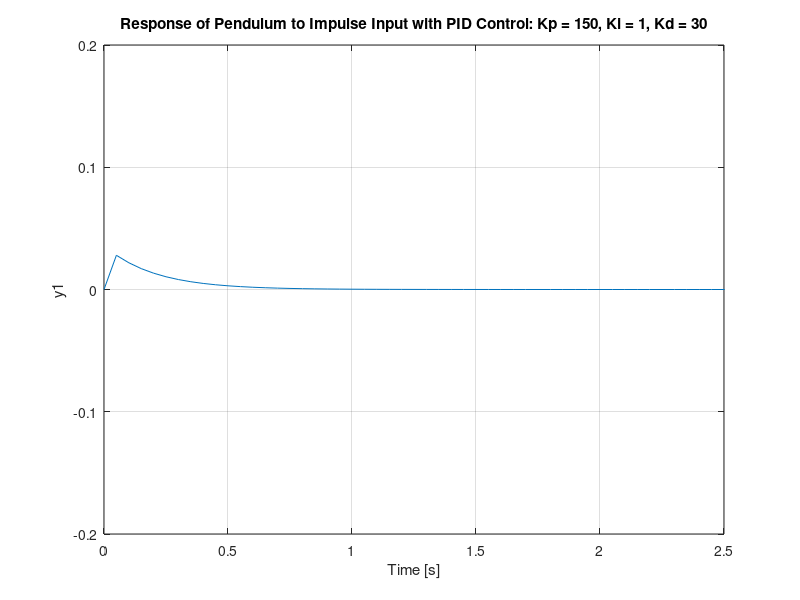

MATLAB code for this plot:
M = 0.5;
m = 0.2;
b = 0.1;
I = 0.006;
l = 0.3;
g = 9.8;
q = (I+m*l*l)*(M+m) - (m*l)^2;

s = tf('s');

P_pend = ((m*l*s^2)/q)/(s^4 + (b*(I+m*l*l)*s^3)/q - ((M+m)*m*g*l*s^2)/q - b*m*g*l*s/q);

Kp = 150;
Ki = 1;
Kd = 30;
C = pid(Kp,Ki,Kd);
sys_tf = feedback(P_pend,C);

t = 0:0.05:5;
impulse(sys_tf,t);
axis([0 2.5 -0.2 0.2]);
title('Response of Pendulum to Impulse Input with PID Control: Kp = 150, Ki = 1, Kd = 30');